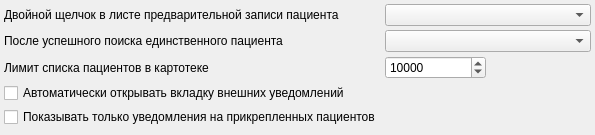
<?xml version="1.0" encoding="UTF-8"?>
<ui version="4.0">
 <class>registryPage</class>
 <widget class="QWidget" name="registryPage">
  <property name="geometry">
   <rect>
    <x>0</x>
    <y>0</y>
    <width>542</width>
    <height>135</height>
   </rect>
  </property>
  <property name="windowTitle">
   <string>Картотека</string>
  </property>
  <property name="toolTip">
   <string/>
  </property>
  <layout class="QGridLayout" name="gridLayout">
   <property name="margin">
    <number>4</number>
   </property>
   <property name="spacing">
    <number>4</number>
   </property>
   <item row="7" column="0">
    <spacer name="verticalSpacer">
     <property name="orientation">
      <enum>Qt::Vertical</enum>
     </property>
     <property name="sizeHint" stdset="0">
      <size>
       <width>20</width>
       <height>1</height>
      </size>
     </property>
    </spacer>
   </item>
   <item row="0" column="1" colspan="2">
    <widget class="QComboBox" name="cmbDoubleClickQueueClient">
     <item>
      <property name="text">
       <string/>
      </property>
     </item>
     <item>
      <property name="text">
       <string>Новое обращение</string>
      </property>
     </item>
     <item>
      <property name="text">
       <string>Изменить жалобы/примечания</string>
      </property>
     </item>
     <item>
      <property name="text">
       <string>Напечатать приглашение</string>
      </property>
     </item>
     <item>
      <property name="text">
       <string>Перейти в график</string>
      </property>
     </item>
    </widget>
   </item>
   <item row="0" column="0">
    <widget class="QLabel" name="lblDoubleClickQueueClient">
     <property name="text">
      <string>Двойной щелчок в листе предварительной записи пациента</string>
     </property>
    </widget>
   </item>
   <item row="5" column="0">
    <widget class="QCheckBox" name="chkExternalNotificationAuto">
     <property name="text">
      <string>Автоматически открывать вкладку внешних уведомлений</string>
     </property>
    </widget>
   </item>
   <item row="3" column="0">
    <widget class="QLabel" name="lblOnSingleClientInSearchResult">
     <property name="text">
      <string>После успешного поиска единственного пациента</string>
     </property>
    </widget>
   </item>
   <item row="6" column="0">
    <widget class="QCheckBox" name="chkExternalNotificationOnlyAttach">
     <property name="text">
      <string>Показывать только уведомления на прикрепленных пациентов</string>
     </property>
    </widget>
   </item>
   <item row="3" column="1" colspan="2">
    <widget class="QComboBox" name="cmbOnSingleClientInSearchResult">
     <item>
      <property name="text">
       <string/>
      </property>
     </item>
     <item>
      <property name="text">
       <string>Новое обращение</string>
      </property>
     </item>
     <item>
      <property name="text">
       <string>Открыть прививочную карту</string>
      </property>
     </item>
    </widget>
   </item>
   <item row="4" column="0">
    <widget class="QLabel" name="lblClientsLimit">
     <property name="text">
      <string>Лимит списка пациентов в картотеке</string>
     </property>
     <property name="buddy">
      <cstring>edtClientsLimit</cstring>
     </property>
    </widget>
   </item>
   <item row="4" column="1">
    <widget class="QSpinBox" name="edtClientsLimit">
     <property name="minimum">
      <number>1</number>
     </property>
     <property name="maximum">
      <number>100000000</number>
     </property>
     <property name="value">
      <number>10000</number>
     </property>
    </widget>
   </item>
  </layout>
 </widget>
 <tabstops>
  <tabstop>cmbDoubleClickQueueClient</tabstop>
 </tabstops>
 <resources/>
 <connections/>
</ui>
